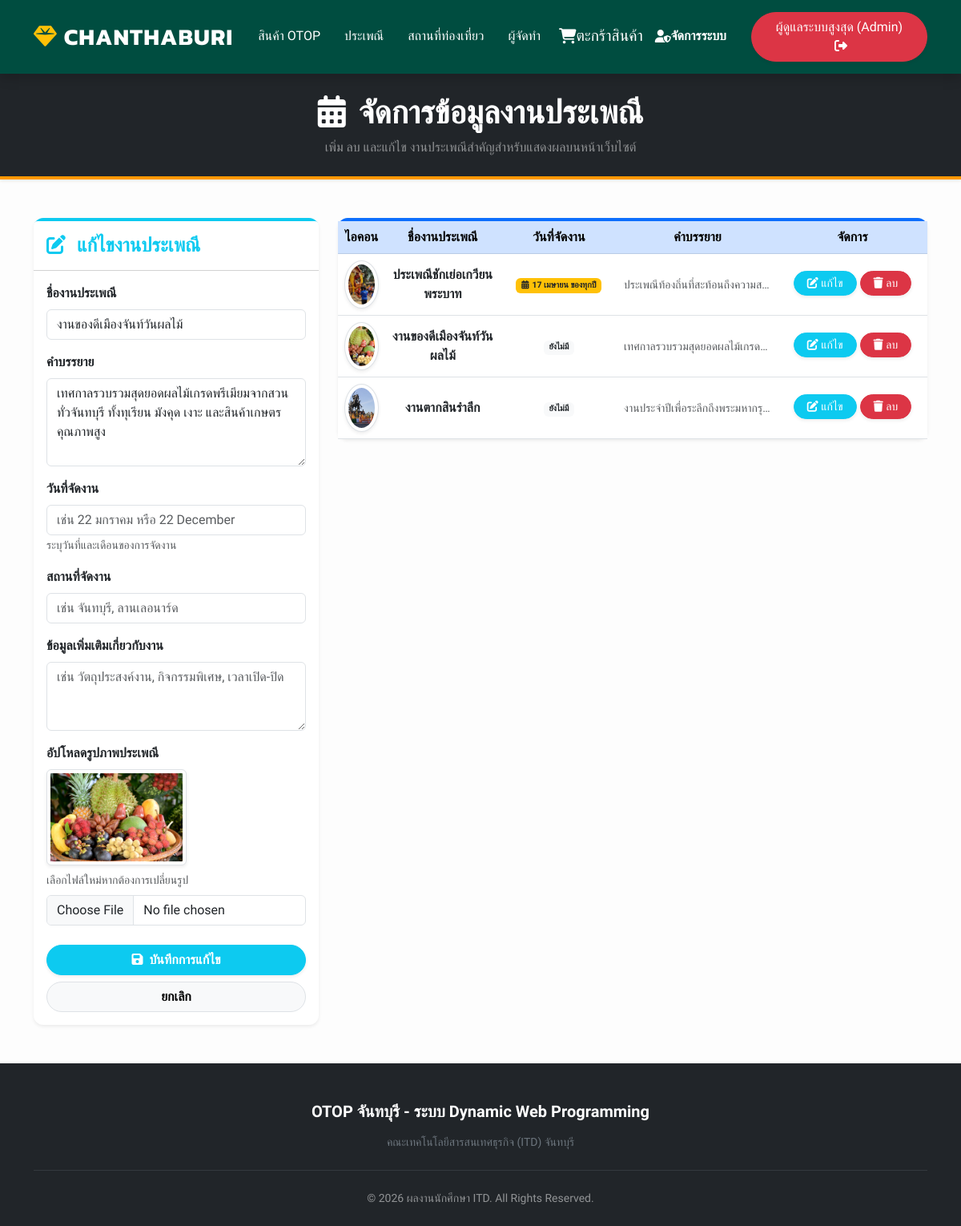
The page /admin_tradition.php?edit=2 (signed in) on the database its author committed.
### tables this page shows
CREATE TABLE IF NOT EXISTS `traditions` (
  `id` int NOT NULL AUTO_INCREMENT,
  `name` varchar(255) NOT NULL,
  `description` text NOT NULL,
  `event_date` varchar(50) DEFAULT NULL,
  `event_details` text,
  `event_location` varchar(255) DEFAULT NULL,
  `image_url` varchar(255) NOT NULL,
  `image_url_2` varchar(255) DEFAULT NULL,
  `image_url_3` varchar(255) DEFAULT NULL,
  `image_url_4` varchar(255) DEFAULT NULL,
  PRIMARY KEY (`id`)
);

### admin_tradition.php (the view, shortened to what this page needs)
<?php
include('includes/db_config.php');
$edit_data = null;
if (isset($_GET['edit'])) {
    $id = intval($_GET['edit']);
    $result_edit = mysqli_query($conn, "SELECT * FROM traditions WHERE id = $id");
    $edit_data = mysqli_fetch_assoc($result_edit);
}
include('includes/header.php');
?>
<div class="bg-dark text-white text-center py-4 mb-4 shadow-sm" style="border-bottom: 4px solid #ff9800;">
    <div class="container">
        <h1 class="fw-bold mb-0"><i class="fas fa-calendar-alt me-3"></i>จัดการข้อมูลงานประเพณี</h1>
        <p class="mb-0 mt-2 text-white-50">เพิ่ม ลบ และแก้ไข งานประเพณีสำคัญสำหรับแสดงผลบนหน้าเว็บไซต์</p>
    </div>
</div>
<div class="container my-5">
    <div class="row g-4">
        <div class="col-lg-4">
            <div class="card shadow-sm border-0" style="border-top: 4px solid <?= $edit_data ? '#0dcaf0' : '#ff9800' ?> !important; border-radius: 12px;">
                <div class="card-header bg-white py-3">
                    <h4 class="fw-bold <?= $edit_data ? 'text-info' : 'text-warning text-dark' ?> mb-0">
                        <i class="fas <?= $edit_data ? 'fa-edit' : 'fa-plus-circle' ?> me-2"></i>
                        <?= $edit_data ? 'แก้ไขงานประเพณี' : 'เพิ่มประเพณีใหม่' ?>
                    </h4>
                </div>
                <div class="card-body">
                    <form method="POST" action="admin_tradition.php" enctype="multipart/form-data">
                        <div class="mb-3">
                            <label class="form-label fw-bold">ชื่องานประเพณี</label>
                            <input type="text" name="name" class="form-control" value="<?= $edit_data ? htmlspecialchars($edit_data['name']) : '' ?>" required>
                        </div>
                        <div class="mb-3">
                            <label class="form-label fw-bold">คำบรรยาย</label>
                            <textarea name="description" class="form-control" rows="4" required><?= $edit_data ? htmlspecialchars($edit_data['description']) : '' ?></textarea>
                        </div>
                        <div class="mb-3">
                            <label class="form-label fw-bold">วันที่จัดงาน</label>
                            <input type="text" name="event_date" class="form-control" placeholder="เช่น 22 มกราคม หรือ 22 December" value="<?= $edit_data ? htmlspecialchars($edit_data['event_date'] ?? '') : '' ?>">
                            <small class="text-muted">ระบุวันที่และเดือนของการจัดงาน</small>
                        </div>
                        <div class="mb-3">
                            <label class="form-label fw-bold">สถานที่จัดงาน</label>
                            <input type="text" name="event_location" class="form-control" placeholder="เช่น จันทบุรี, ลานเลอนาร์ด" value="<?= $edit_data ? htmlspecialchars($edit_data['event_location'] ?? '') : '' ?>">
                        </div>
                        <div class="mb-3">
                            <label class="form-label fw-bold">ข้อมูลเพิ่มเติมเกี่ยวกับงาน</label>
                            <textarea name="event_details" class="form-control" rows="3" placeholder="เช่น วัตถุประสงค์งาน, กิจกรรมพิเศษ, เวลาเปิด-ปิด"><?= $edit_data ? htmlspecialchars($edit_data['event_details'] ?? '') : '' ?></textarea>
                        </div>
                        <div class="mb-4">
                            <label class="form-label fw-bold">อัปโหลดรูปภาพประเพณี</label>
                            <?php if($edit_data && isset($edit_data['image_url']) && $edit_data['image_url']): ?>
                                <div class="mb-2 text-center">
                                    <img src="<?= htmlspecialchars($edit_data['image_url']) ?>" alt="Current Image" class="img-thumbnail rounded shadow-sm" style="max-height:120px; object-fit:cover;">
                                </div>
                                <small class="text-muted d-block mb-2">เลือกไฟล์ใหม่หากต้องการเปลี่ยนรูป</small>
                            <?php endif; ?>
                            <input type="file" name="image_file" class="form-control" accept="image/*" <?= ($edit_data && isset($edit_data['image_url']) && $edit_data['image_url']) ? '' : 'required' ?>>
                        </div>
                        <?php if($edit_data): ?>
                            <button type="submit" name="update_tradition" class="btn btn-info w-100 fw-bold rounded-pill shadow-sm mb-2 text-white"><i class="fas fa-save me-2"></i>บันทึกการแก้ไข</button>
                            <a href="admin_tradition.php" class="btn btn-light w-100 fw-bold rounded-pill border">ยกเลิก</a>
                        <?php else: ?>
                            <button type="submit" name="add_tradition" class="btn btn-warning w-100 fw-bold rounded-pill shadow-sm text-dark"><i class="fas fa-plus me-2"></i>เพิ่มข้อมูล</button>
                        <?php endif; ?>
                    </form>
                </div>
            </div>
        </div>
        <div class="col-lg-8">
            <div class="card shadow-sm border-0" style="border-top: 4px solid #0d6efd !important; border-radius: 12px;">
                <div class="card-body p-0">
                    <div class="table-responsive">
                        <table class="table table-hover align-middle text-center mb-0">
                            <thead class="table-primary">
                                <tr>
                                    <th width="8%">ไอคอน</th>
                                    <th width="20%">ชื่องานประเพณี</th>
                                    <th width="20%">วันที่จัดงาน</th>
                                    <th width="26%">คำบรรยาย</th>
                                    <th width="26%">จัดการ</th>
                                </tr>
                            </thead>
                            <tbody>
                                <?php
                                $sql = "SELECT * FROM traditions ORDER BY id DESC";
                                $result = mysqli_query($conn, $sql);
                                if(mysqli_num_rows($result) > 0) {
                                    while($row = mysqli_fetch_assoc($result)) {
                                        echo "<tr>";
                                        $img_src = !empty($row['image_url']) ? htmlspecialchars($row['image_url']) : 'otop/placeholder_tradition.png';
                                        echo "<td><img src='" . $img_src . "' class='img-thumbnail rounded-circle shadow-sm' style='width: 60px; height: 60px; object-fit: cover;'></td>";
                                        echo "<td class='fw-bold'>".htmlspecialchars($row['name'])."</td>";
                                        echo "<td class='small'>";
                                        if (!empty($row['event_date'])) {
                                            echo "<span class='badge bg-warning text-dark'><i class='fas fa-calendar-alt me-1'></i>".htmlspecialchars($row['event_date'])."</span>";
                                        } else {
                                            echo "<span class='badge bg-light text-dark'>ยังไม่มี</span>";
                                        }
                                        echo "</td>";
                                        echo "<td class='text-start small text-muted text-truncate' style='max-width: 200px;'>".htmlspecialchars($row['description'])."</td>";
                                        echo "<td>
                                                <a href='admin_tradition.php?edit={$row['id']}' class='btn btn-sm btn-info text-white mb-1 px-3 rounded-pill shadow-sm'><i class='fas fa-edit'></i> แก้ไข</a>
                                                <a href='admin_tradition.php?delete={$row['id']}' class='btn btn-sm btn-danger mb-1 px-3 rounded-pill shadow-sm' onclick=\"event.preventDefault(); Swal.fire({title: 'ระวัง! คุณแน่ใจหรือไม่ที่จะลบประเพณีนี้?', icon: 'warning', showCancelButton: true, confirmButtonColor: '#d33', confirmButtonText: 'ตกลง', cancelButtonText: 'ยกเลิก'}).then((result) => { if (result.isConfirmed) { window.location.href = this.href; } })\"><i class='fas fa-trash'></i> ลบ</a>
                                              </td>";
                                        echo "</tr>";
                                    }
                                } else {
                                    echo "<tr><td colspan='5' class='py-4 text-muted'>ยังไม่มีข้อมูลงานประเพณี</td></tr>";
                                }
                                ?>
                            </tbody>
                        </table>
                    </div>
                </div>
            </div>
        </div>
    </div>
</div>
<?php include('includes/footer.php'); ?>

### includes/image-sizing.css (style rules this page uses)
img { max-width: 100%; height: auto; display: block; }
.thumbnail, .img-thumbnail { max-width: 100%; height: auto; }
.table img { width: auto; height: auto; max-width: 100%; }

### includes/header.php (style rules this page uses)
:root { --primary: #004d40; --gold: #ffc107; --dark: #1a1a1a; }
body { font-family: 'Sarabun', sans-serif; background: #fdfdfd; color: #2c3e50; }
h1, h2, h3, .navbar-brand { font-family: 'Kanit', sans-serif; }

### rows shown on the page
traditions: name "งานของดีเมืองจันท์วันผลไม้", description "เทศกาลรวบรวมสุดยอดผลไม้เกรดพรีเมียมจากสวนทั่วจันทบุรี ทั้งทุเรียน มังคุด เงาะ และสินค้าเกษตรคุณภาพสูง", image_url (picture), shows "ยังไม่มี", description "เทศกาลรวบรวมสุดยอดผลไม้เกรด…"
traditions: image_url (picture), name "ประเพณีชักเย่อเกวียนพระบาท", event_date "17 เมษายน ของทุกปี", description "ประเพณีท้องถิ่นที่สะท้อนถึงความส…"
traditions: image_url (picture), name "งานตากสินรำลึก", shows "ยังไม่มี", description "งานประจำปีเพื่อระลึกถึงพระมหากรุ…"

### other values the page prints
$_SESSION['admin_fullname'] "ผู้ดูแลระบบสูงสุด"
